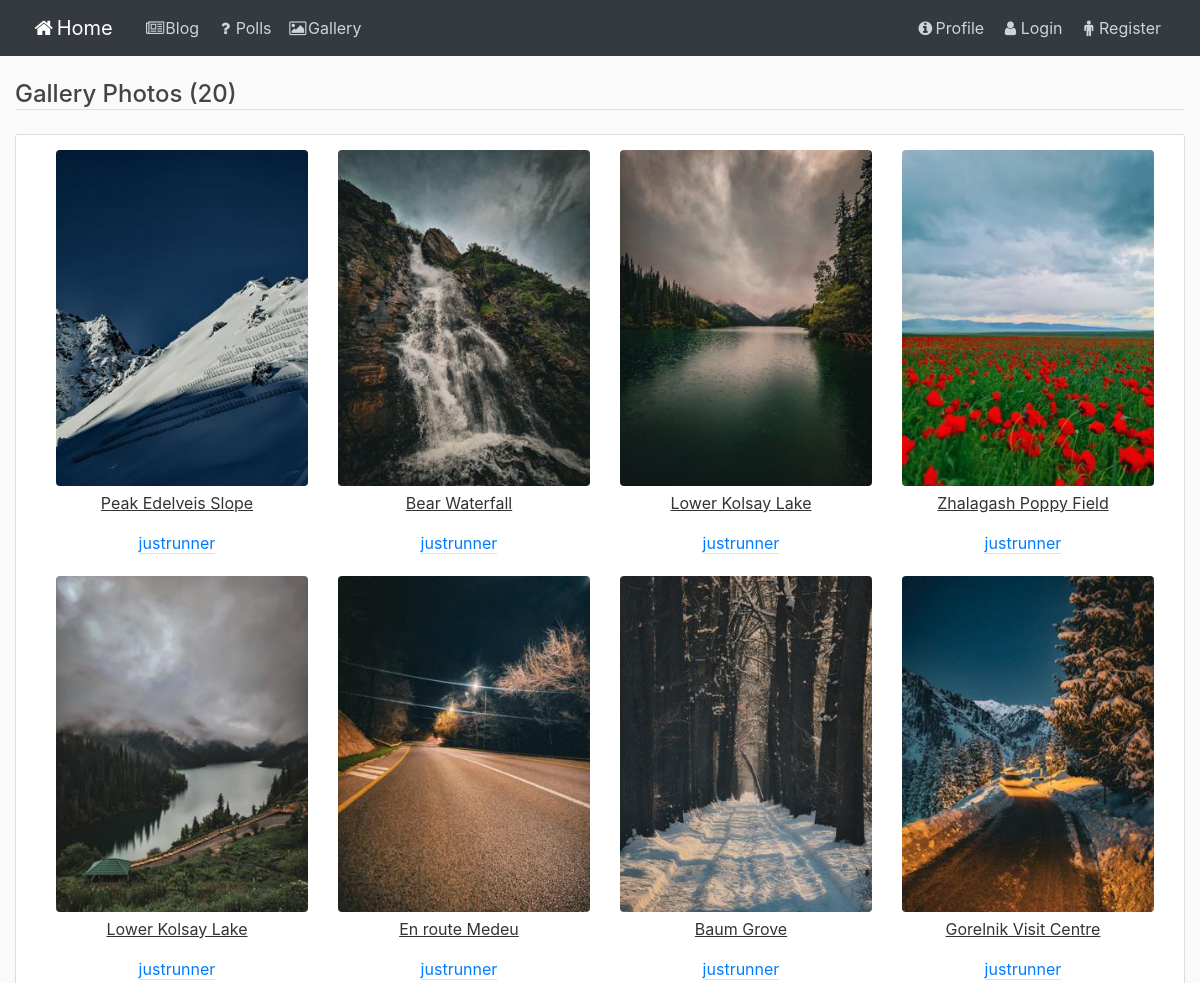
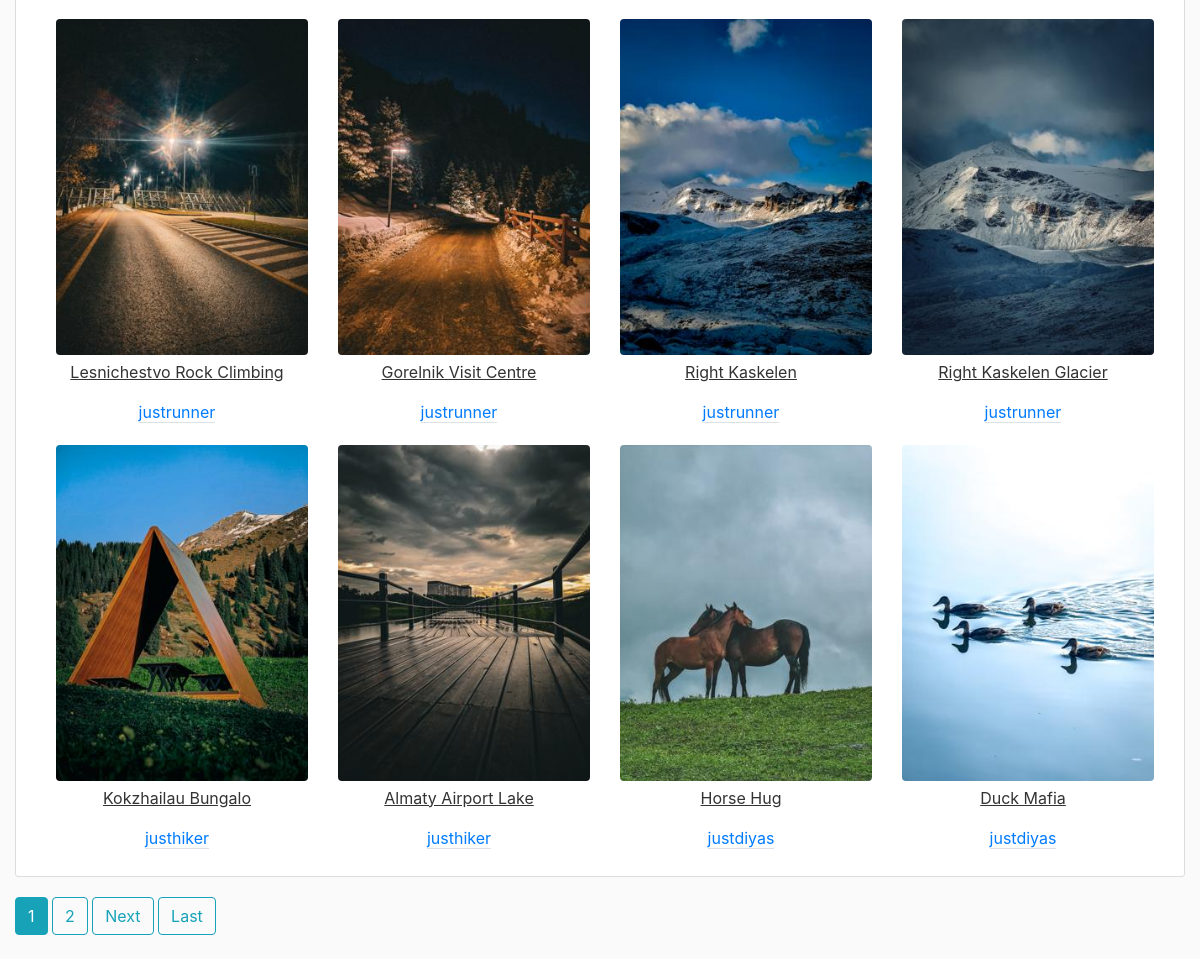
Page /gallery/ on the committed database (2 pictures, top to bottom).
### gallery/models.py (models this page shows, shortened)
class Gallery(models.Model):
    user = models.ForeignKey(User, on_delete=models.CASCADE)
    title = models.CharField(max_length=255)
    image = models.ImageField(upload_to='gallery_pics')

### gallery/views.py (the view)
# urls.py: path('', views.GalleryListView.as_view(), name='gallery'),
class GalleryListView(generic.ListView):
    template_name = 'gallery/gallery.html'
    queryset = Gallery.objects.all()
    paginate_by = 16

### gallery/templates/gallery/gallery.html (shortened to what this page needs)
{% extends 'blog/base_blog.html' %}
{% block content %}
<h4 class="border-bottom mb-4">Gallery Photos ({{ page_obj.paginator.count }})</h4>
<div class="content-section">
    <div class="container">
        <div class="row text-center text-lg-start">
                {% if object_list %}
                    {% for image in object_list %}
                        <div class="col-lg-3 col-md-4 col-6">
                            <img src="{{ image.image.url }}" class="img-responsive img-fluid rounded" alt="{{ image.title }}" style="width:100%"/>
                            <div class="caption">
                                <p><u>{{ image.title }}</u></p>
                            </div>
                            <div class="caption">
                                <a class="border-bottom" href="{% url 'gallery:user_gallery' image.user.username %}">{{ image.user }}</a>
                            </div>
                        </div>
                    {% endfor %}
                {% else %}
                    <p style="color:blue">No image has been uploaded yet.</p>
                {% endif %}
        </div>
    </div>
</div>
{% if is_paginated %}
        {% for num in page_obj.paginator.page_range %}
            {% if page_obj.number == num %}
                <a class="btn btn-info mb-4" href="?page={{ num }}">{{ num }}</a>
            {% elif num > page_obj.number|add:'-3' and num < page_obj.number|add:'3' %}
                <a class="btn btn-outline-info mb-4" href="?page={{ num }}">{{ num }}</a>
            {% endif %}
        {% endfor %}
        {% if page_obj.has_next %}
            <a class="btn btn-outline-info mb-4" href="?page={{ page_obj.next_page_number }}">Next</a>
            <a class="btn btn-outline-info mb-4" href="?page={{ page_obj.paginator.num_pages }}">Last</a>
        {% endif %}
    {% endif %}
{% endblock content %}

### blog/static/blog/base.css (style rules this page uses)
body { background: #fafafa; color: #333333; margin-top: 5rem; }
h1, h2, h3, h4, h5, h6 { color: #444444; }
.content-section { background: #ffffff; padding: 10px 20px; border: 1px solid #dddddd; border-radius: 3px; margin-bottom: 20px; }
.container { display: flex; }
.row { display: flex; }
.img-responsive { flex: 1; object-fit: cover; margin: 5px; }

### rows in the picture
Gallery: image (picture), title "Peak Edelveis Slope", user "justrunner"
Gallery: image (picture), title "Bear Waterfall", user "justrunner"
Gallery: image (picture), title "Lower Kolsay Lake", user "justrunner"
Gallery: image (picture), title "Zhalagash Poppy Field", user "justrunner"
Gallery: image (picture), title "Lower Kolsay Lake", user "justrunner"
Gallery: image (picture), title "En route Medeu", user "justrunner"
Gallery: image (picture), title "Baum Grove", user "justrunner"
Gallery: image (picture), title "Gorelnik Visit Centre", user "justrunner"
Gallery: image (picture), title "Lesnichestvo Rock Climbing", user "justrunner"
Gallery: image (picture), title "Gorelnik Visit Centre", user "justrunner"
Gallery: image (picture), title "Right Kaskelen", user "justrunner"
Gallery: image (picture), title "Right Kaskelen Glacier", user "justrunner"
Gallery: image (picture), title "Kokzhailau Bungalo", user "justhiker"
Gallery: image (picture), title "Almaty Airport Lake", user "justhiker"
Gallery: image (picture), title "Horse Hug", user "justdiyas"
Gallery: image (picture), title "Duck Mafia", user "justdiyas"

### other values in the picture
{{ page_obj.paginator.count }} "20"
{{ num }} "1"
{{ num }} "2"
